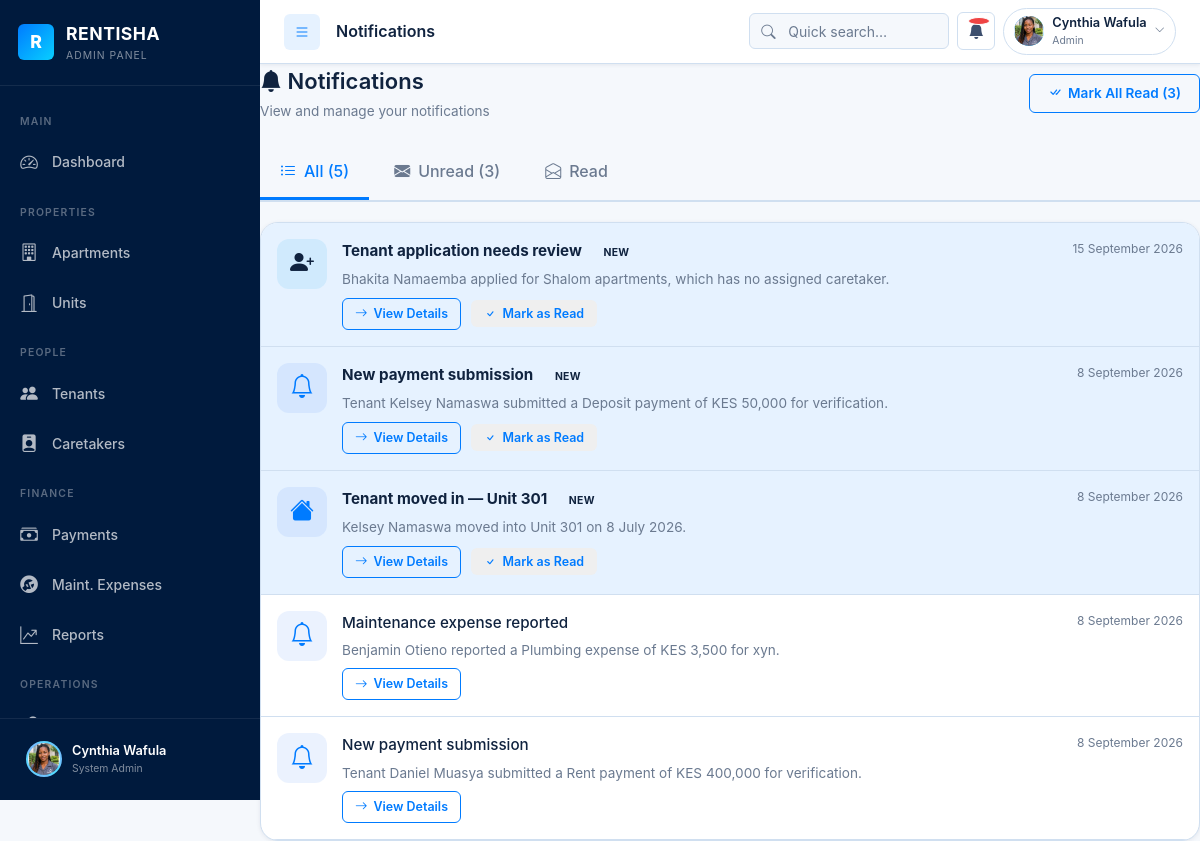
The page /admin/notifications.php (signed in) on the database its author committed.
### tables this page shows
CREATE TABLE `notifications` (
  `id` int(10) UNSIGNED NOT NULL,
  `user_id` int(10) UNSIGNED NOT NULL,
  `type` varchar(50) NOT NULL DEFAULT 'general',
  `title` varchar(200) NOT NULL,
  `body` text DEFAULT NULL,
  `link` varchar(255) DEFAULT NULL,
  `is_read` tinyint(1) NOT NULL DEFAULT 0,
  `read_at` datetime DEFAULT NULL,
  `created_at` datetime NOT NULL DEFAULT current_timestamp()
);

### includes/db_helpers.php (called while the page is built, shortened)
<?php
function getUnreadNotificationCount(int $userId): int {
    try {
        $pdo = getDB();
        $st  = $pdo->prepare("SELECT COUNT(*) FROM notifications WHERE user_id=:uid AND is_read=0");
        $st->execute([':uid'=>$userId]);
        return (int)$st->fetchColumn();
    } catch (Exception $e) { return 0; }
}
function getNotifications(int $userId, int $limit = 10): array {
    try {
        $pdo = getDB();
        $st  = $pdo->prepare("SELECT id,type,title,body,link,is_read,created_at FROM notifications WHERE user_id=:uid ORDER BY created_at DESC LIMIT :lim");
        $st->bindValue(':uid',$userId,PDO::PARAM_INT);
        $st->bindValue(':lim',$limit,PDO::PARAM_INT);
        $st->execute();
        return $st->fetchAll(PDO::FETCH_ASSOC);
    } catch (Exception $e) { return []; }
}
function notificationLink(string $link): string {
    $link = trim($link);
    $link = preg_replace('#^(?:\.\./)+#', '', $link);
    $link = ltrim($link, './');
    return baseUrl() . '/' . $link;
}
function formatDate(?string $date): string {
    try { return (new DateTime($date))->format('j F Y'); }
    catch (Exception $e) { return $date; }
}

### includes/auth_check.php (called while the page is built, shortened)
<?php
function baseUrl(): string {
    $docRoot = rtrim(str_replace('\\', '/', $_SERVER['DOCUMENT_ROOT'] ?? ''), '/');
    $projectRoot = rtrim(str_replace('\\', '/', dirname(__DIR__)), '/');
    if ($docRoot !== '' && strpos($projectRoot, $docRoot) === 0) {
        $webPath = substr($projectRoot, strlen($docRoot));
    } else {
        $scriptFile = str_replace('\\', '/', $_SERVER['SCRIPT_FILENAME'] ?? '');
        if (preg_match('|(.*?/RMS-Project)|i', $scriptFile, $m)) {
            $absProject = $m[1];
            if ($docRoot !== '' && strpos($absProject, $docRoot) === 0) {
                $webPath = substr($absProject, strlen($docRoot));
            } else {
                $webPath = '/RMS-Project';
            }
        } else {
            $webPath = '/RMS-Project';
        }
    }
    return rtrim($webPath, '/');
}
function requireRole(?string $requiredRole = null): void {
    require_once __DIR__ . '/db_helpers.php';
}

### admin/notifications.php (the view, shortened to what this page needs)
<?php
require_once __DIR__ . '/../includes/auth_check.php';
require_once __DIR__ . '/../includes/db_helpers.php';
$uid = (int)$_SESSION['user_id'];
$filter = $_GET['filter'] ?? 'all';
$unreadCount = getUnreadNotificationCount($uid);
?>
<!DOCTYPE html>
<html lang="en">
<head>
  <link rel="stylesheet" href="../assets/css/style.css">
  <link rel="stylesheet" href="https://cdn.jsdelivr.net/npm/bootstrap-icons@1.11.3/font/bootstrap-icons.min.css">
</head>
<body>
<?php include '../includes/sidebar_admin.php'; ?>
<div class="main-content" id="mainContent">
  <?php include '../includes/topnav.php'; ?>
  <div class="content-wrapper">
    <div class="page-header">
      <div>
        <h2><i class="bi bi-bell-fill"></i> Notifications</h2>
        <p class="text-muted">View and manage your notifications</p>
      </div>
      <div style="display: flex; gap: 10px;">
        <?php if ($unreadCount > 0): ?>
        <a href="../includes/mark_notifications_read.php" class="btn btn-outline"
           onclick="return confirm('Mark all <?= $unreadCount ?> notifications as read?')">
          <i class="bi bi-check-all"></i> Mark All Read (<?= $unreadCount ?>)
        </a>
        <?php endif; ?>
      </div>
    </div>
    <div class="tabs" style="margin-bottom: 20px;">
      <a href="?filter=all" class="tab <?= $filter === 'all' ? 'active' : '' ?>">
        <i class="bi bi-list-ul"></i> All (<?= count($notifications) ?>)
      </a>
      <a href="?filter=unread" class="tab <?= $filter === 'unread' ? 'active' : '' ?>">
        <i class="bi bi-envelope-fill"></i> Unread (<?= $unreadCount ?>)
      </a>
      <a href="?filter=read" class="tab <?= $filter === 'read' ? 'active' : '' ?>">
        <i class="bi bi-envelope-open"></i> Read
      </a>
    </div>
    <div class="card">
      <?php if (empty($notifications)): ?>
        <div class="empty-state">
          <i class="bi bi-bell-slash" style="font-size: 4rem; opacity: 0.3;"></i>
          <h3>No Notifications</h3>
          <p>
            <?php if ($filter === 'unread'): ?>
              You're all caught up! No unread notifications.
            <?php elseif ($filter === 'read'): ?>
              No read notifications yet.
            <?php else: ?>
              You don't have any notifications yet.
            <?php endif; ?>
          </p>
        </div>
      <?php else: ?>
        <div class="notification-list">
          <?php
          $notifIcons = [
              'payment_received' => ['icon' => 'bi-cash-coin', 'color' => 'success', 'bg' => 'rgba(34,197,94,0.1)'],
              'maintenance_new'  => ['icon' => 'bi-wrench', 'color' => 'warning', 'bg' => 'rgba(251,191,36,0.1)'],
              'maintenance_resolved' => ['icon' => 'bi-check-circle', 'color' => 'success', 'bg' => 'rgba(34,197,94,0.1)'],
              'rent_overdue'     => ['icon' => 'bi-exclamation-triangle', 'color' => 'danger', 'bg' => 'rgba(239,68,68,0.1)'],
              'move_in'          => ['icon' => 'bi-house-fill', 'color' => 'primary', 'bg' => 'rgba(59,130,246,0.1)'],
              'move_out'         => ['icon' => 'bi-box-arrow-right', 'color' => 'warning', 'bg' => 'rgba(251,191,36,0.1)'],
              'announcement'     => ['icon' => 'bi-megaphone', 'color' => 'info', 'bg' => 'rgba(14,165,233,0.1)'],
              'tenant_registration' => ['icon' => 'bi-person-plus-fill', 'color' => 'info', 'bg' => 'rgba(14,165,233,0.1)'],
              'assignment'       => ['icon' => 'bi-building', 'color' => 'primary', 'bg' => 'rgba(59,130,246,0.1)'],
              'caretaker_registration' => ['icon' => 'bi-person-plus', 'color' => 'info', 'bg' => 'rgba(14,165,233,0.1)'],
              'account_approved' => ['icon' => 'bi-check-circle-fill', 'color' => 'success', 'bg' => 'rgba(34,197,94,0.1)'],
          ];
          foreach ($notifications as $n):
            $iconData = $notifIcons[$n['type']] ?? ['icon' => 'bi-bell', 'color' => 'primary', 'bg' => 'rgba(59,130,246,0.1)'];
            $isUnread = !$n['is_read'];
          ?>
          <div class="notification-item <?= $isUnread ? 'unread' : '' ?>"
               style="display: flex; gap: 15px; padding: 16px; border-bottom: 1px solid var(--border); <?= $isUnread ? 'background: var(--primary-pale);' : '' ?>">
            <div style="width: 50px; height: 50px; border-radius: 12px; background: <?= $iconData['bg'] ?>; display: flex; align-items: center; justify-content: center; flex-shrink: 0;">
              <i class="bi <?= $iconData['icon'] ?> text-<?= $iconData['color'] ?>" style="font-size: 1.5rem;"></i>
            </div>
            <div style="flex: 1; min-width: 0;">
              <div style="display: flex; justify-content: space-between; align-items: start; margin-bottom: 5px;">
                <h4 style="font-size: 0.95rem; margin: 0; <?= $isUnread ? 'font-weight: 700;' : 'font-weight: 500;' ?>">
                  <?= htmlspecialchars($n['title']) ?>
                  <?php if ($isUnread): ?>
                    <span class="badge badge-primary" style="margin-left: 8px; font-size: 0.65rem;">NEW</span>
                  <?php endif; ?>
                </h4>
                <span class="text-muted" style="font-size: 0.75rem; white-space: nowrap;">
                  <?= formatDate($n['created_at']) ?>
                </span>
              </div>
              <?php if (!empty($n['body'])): ?>
              <p style="margin: 0 0 8px 0; color: var(--text-muted); font-size: 0.85rem; line-height: 1.5;">
                <?= htmlspecialchars($n['body']) ?>
              </p>
              <?php endif; ?>
              <div style="display: flex; gap: 10px; align-items: center;">
                <?php if (!empty($n['link'])): ?>
                <a href="<?= htmlspecialchars(notificationLink($n['link'])) ?>" class="btn btn-sm btn-outline">
                  <i class="bi bi-arrow-right"></i> View Details
                </a>
                <?php endif; ?>
                <?php if ($isUnread): ?>
                <form method="POST" action="../includes/mark_notification_read.php" style="display: inline;">
                  <button type="submit" class="btn btn-sm btn-text" style="color: var(--primary);">
                    <i class="bi bi-check"></i> Mark as Read
                  </button>
                </form>
                <?php endif; ?>
              </div>
            </div>
          </div>
          <?php endforeach; ?>
        </div>
      <?php endif; ?>
    </div>
  </div>
</div>
</body>
</html>

### assets/css/style.css (style rules this page uses)
:root { --navy: #001A3D; --navy-dark: #001329; --blue: #007BFF; --cyan: #08CFFF; --lime: #7ED321; --white: #FFFFFF; --bg-light: #F5F8FC; --text-dark: #10233F; --text-muted-r: #6B7A90; --primary: #007BFF; --primary-dark: #0056b3; --primary-light: #3d9bff; --primary-pale: #e6f2ff; --secondary: #08CFFF; --accent: #08CFFF; --success: #7ED321; --warning: #f59e0b; --danger: #ef4444; --info: #08CFFF; --bg: #F5F8FC; --bg-card: #ffffff; --bg-sidebar: #001A3D; --bg-sidebar-alt: #001f4a; --text-primary: #10233F; --text-secondary: #3d4f6e; --text-muted: #6B7A90; --text-white: #ffffff; --border: #d0dff0; --shadow-sm: 0 1px 4px rgba(0,26,61,.08); --shadow-md: 0 4px 16px rgba(0,123,255,.12); --shadow-lg: 0 8px 32px rgba(0,26,61,.20); --radius-sm: 6px; --radius-md: 12px; --radius-lg: 18px; --radius-xl: 24px; --sidebar-w: 260px; --sidebar-w-collapsed: 70px; --topnav-h: 64px; --transition: all .25s cubic-bezier(.4,0,.2,1); --font: 'Inter', 'Segoe UI', system-ui, sans-serif; }
*, *::before, *::after { box-sizing: border-box; margin: 0; padding: 0; }
html { font-size: 16px; scroll-behavior: smooth; }
body { font-family: var(--font); background: var(--bg); color: var(--text-primary); line-height: 1.6; min-height: 100vh; }
a { color: var(--primary); text-decoration: none; transition: var(--transition); }
button, input, select, textarea { font-family: inherit; font-size: inherit; }
h2 { font-size: 1.375rem; font-weight: 600; }
h4 { font-size: 1rem; font-weight: 600; }
p { color: var(--text-secondary); }
.main-content { margin-left: var(--sidebar-w); flex: 1; min-height: 100vh; transition: var(--transition); display: flex; flex-direction: column; }
.page-header { display: flex; align-items: center; justify-content: space-between; margin-bottom: 24px; flex-wrap: wrap; gap: 12px; }
.page-header p { font-size: .85rem; color: var(--text-muted); margin-top: 2px; }
.card { background: var(--bg-card); border-radius: var(--radius-lg); box-shadow: var(--shadow-sm); border: 1px solid var(--border); overflow: hidden; transition: var(--transition); }
.btn { display: inline-flex; align-items: center; gap: 6px; padding: 8px 18px; border-radius: var(--radius-sm); border: 1.5px solid transparent; font-size: .85rem; font-weight: 600; cursor: pointer; transition: var(--transition); white-space: nowrap; text-decoration: none; vertical-align: middle; }
.btn-outline { background: transparent; color: var(--primary); border-color: var(--primary); }
.btn-sm { padding: 5px 12px; font-size: .78rem; }
.badge { display: inline-flex; align-items: center; gap: 4px; padding: 3px 10px; border-radius: 20px; font-size: .72rem; font-weight: 700; letter-spacing: .3px; }
.tabs { display: flex; border-bottom: 2px solid var(--border); gap: 4px; overflow-x: auto; margin-bottom: 22px; }
.text-primary { color: var(--primary) !important; }
.text-muted { color: var(--text-muted) !important; }

### admin/notifications.php (style rules this page uses)
.notification-item { transition: all 0.2s; }
.tabs { display: flex; gap: 5px; border-bottom: 2px solid var(--border); }
.tab { padding: 12px 20px; text-decoration: none; color: var(--text-muted); font-weight: 500; border-bottom: 3px solid transparent; transition: all 0.2s; display: flex; align-items: center; gap: 8px; }
.tab.active { color: var(--primary); border-bottom-color: var(--primary); }

### rows shown on the page
notifications: title "Tenant application needs review", is_read "NEW", created_at "15 September 2026", body "Bhakita Namaemba applied for Shalom apartments, which has no assigned caretaker."
notifications: title "New payment submission", is_read "NEW", created_at "8 September 2026", body "Tenant Kelsey Namaswa submitted a Deposit payment of KES 50,000 for verification."
notifications: title "Tenant moved in — Unit 301", is_read "NEW", created_at "8 September 2026", body "Kelsey Namaswa moved into Unit 301 on 8 July 2026."
notifications: title "Maintenance expense reported", created_at "8 September 2026", body "Benjamin Otieno reported a Plumbing expense of KES 3,500 for xyn."
notifications: title "New payment submission", created_at "8 September 2026", body "Tenant Daniel Muasya submitted a Rent payment of KES 400,000 for verification."

### other values the page prints
$_SESSION['name'] "Cynthia Wafula"
$pageTitle "Notifications"
$userName "Cynthia Wafula"
$roleBadge['label'] "Admin"
$unreadCount "3"
count($notifications) "5"
